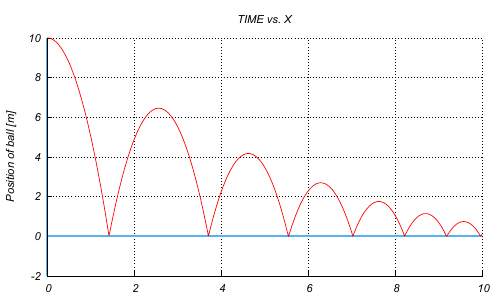

Here is the gnuplot script that generated this plot:
set terminal pdf font "Arial Italic, 12"
set output "output.pdf"
# remove border on top and right and set color to gray
set style line 11 linecolor rgb 'black' linetype 1
set border 3 back linestyle 11
set tics nomirror
set style line 12 linecolor rgb 'black' lt 0 linewidth 1
set grid back linestyle 12
set nokey
set zeroaxis linetype 3 linewidth 2.5
set style line 1 linetype 1 linewidth 1 lc 'red'
set title "TIME vs. X"
set xlabel ""
set ylabel "Position of ball [m]"  rotate by 90
plot  "output.dat" using 1:2 with lines ls 1
set title "TIME vs. XD"
set xlabel ""
set ylabel "Velocity of ball [m/sec]"  rotate by 90
plot  "output.dat" using 1:3 with lines ls 1
